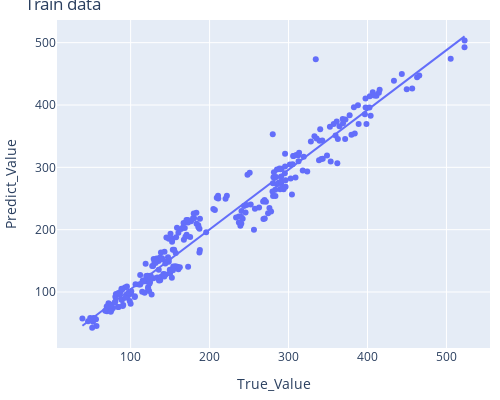
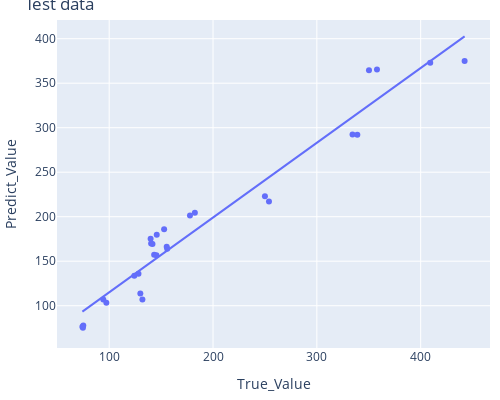

Notebook cell for these charts, in order:
### Markdown cell above
<h2 style="color:cyan">Polynomial Regression Model - All inputs - Main Stress</h2>

### Code cell
# All parameters
polyEstimate(x_train_stress, ym_train_stress.Sm, x_test_stress, ym_test_stress.Sm, print_test=1)

### Figure 1 — Plotly figure (JSON) as saved in the notebook; plotly's stock layout.template omitted (floating-point values rounded to 4 significant figures; data arrays with more than 128 entries replaced by an {"elided": "..."} marker saying what was removed)
{"data": [{"hovertemplate": "True_Value=%{x}<br>Predict_Value=%{y}<extra></extra>", "legendgroup": "", "marker": {"color": "#636efa", "symbol": "circle"}, "mode": "markers", "name": "", "orientation": "v", "showlegend": false, "type": "scatter", "x": {"elided": "286 float values"}, "xaxis": "x", "y": {"elided": "286 float values"}, "yaxis": "y"}, {"hovertemplate": "<b>OLS trendline</b><br>Predict_Value = 0.958728 * True_Value + 8.61747<br>R<sup>2</sup>=0.958728<br><br>True_Value=%{x}<br>Predict_Value=%{y} <b>(trend)</b><extra></extra>", "legendgroup": "", "marker": {"color": "#636efa", "symbol": "circle"}, "mode": "lines", "name": "", "showlegend": false, "type": "scatter", "x": {"elided": "286 float values"}, "xaxis": "x", "y": {"elided": "286 float values"}, "yaxis": "y"}], "layout": {"height": 400, "legend": {"tracegroupgap": 0}, "margin": {"b": 10, "l": 10, "r": 10, "t": 20}, "title": {"text": "Train data"}, "width": 500, "xaxis": {"anchor": "y", "domain": [0, 1], "title": {"text": "True_Value"}}, "yaxis": {"anchor": "x", "domain": [0, 1], "title": {"text": "Predict_Value"}}}}

### Figure 2 — Plotly figure (JSON) as saved in the notebook; plotly's stock layout.template omitted (floating-point values rounded to 4 significant figures)
{"data": [{"hovertemplate": "True_Value=%{x}<br>Predict_Value=%{y}<extra></extra>", "legendgroup": "", "marker": {"color": "#636efa", "symbol": "circle"}, "mode": "markers", "name": "", "orientation": "v", "showlegend": false, "type": "scatter", "x": [140.4, 143.3, 139.9, 75.06, 74.2, 250, 334.4, 350.2, 442.3, 130, 128.2, 94.3, 152.9, 182.5, 155.4, 141.7, 145.5, 74.7, 253.9, 339, 357.9, 409.2, 132, 124.2, 97.28, 145.8, 177.8, 155.9], "xaxis": "x", "y": [170.0, 157.2, 175.2, 77.77, 76.24, 222.9, 292.3, 364.5, 374.8, 113.7, 135.8, 107.0, 186.1, 204.4, 166.2, 169.4, 156.7, 75.13, 217.1, 292.2, 365.5, 372.9, 106.9, 133.7, 103.2, 179.8, 201.2, 164.0], "yaxis": "y"}, {"hovertemplate": "<b>OLS trendline</b><br>Predict_Value = 0.839966 * True_Value + 31.0654<br>R<sup>2</sup>=0.946292<br><br>True_Value=%{x}<br>Predict_Value=%{y} <b>(trend)</b><extra></extra>", "legendgroup": "", "marker": {"color": "#636efa", "symbol": "circle"}, "mode": "lines", "name": "", "showlegend": false, "type": "scatter", "x": [74.2, 74.7, 75.06, 94.3, 97.28, 124.2, 128.2, 130, 132, 139.9, 140.4, 141.7, 143.3, 145.5, 145.8, 152.9, 155.4, 155.9, 177.8, 182.5, 250, 253.9, 334.4, 339, 350.2, 357.9, 409.2, 442.3], "xaxis": "x", "y": [93.39, 93.81, 94.11, 110.3, 112.8, 135.4, 138.7, 140.3, 141.9, 148.6, 149.0, 150.1, 151.4, 153.3, 153.5, 159.5, 161.6, 162.0, 180.4, 184.4, 241.1, 244.3, 311.9, 315.8, 325.2, 331.7, 374.8, 402.6], "yaxis": "y"}], "layout": {"height": 400, "legend": {"tracegroupgap": 0}, "margin": {"b": 10, "l": 10, "r": 10, "t": 20}, "title": {"text": "Test data"}, "width": 500, "xaxis": {"anchor": "y", "domain": [0, 1], "title": {"text": "True_Value"}}, "yaxis": {"anchor": "x", "domain": [0, 1], "title": {"text": "Predict_Value"}}}}
